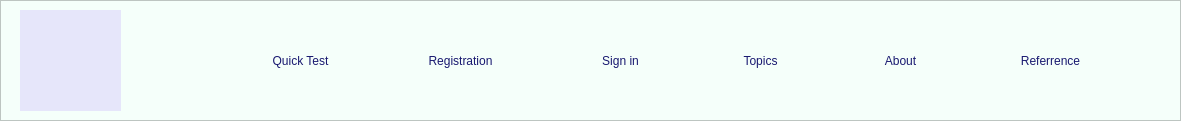
          <widget class="QFrame" name="frame_13">
           <property name="geometry">
            <rect>
             <x>0</x>
             <y>0</y>
             <width>1181</width>
             <height>121</height>
            </rect>
           </property>
           <property name="styleSheet">
            <string notr="true">background:				#F5FFFA;</string>
           </property>
           <property name="frameShape">
            <enum>QFrame::StyledPanel</enum>
           </property>
           <property name="frameShadow">
            <enum>QFrame::Raised</enum>
           </property>
           <widget class="QPushButton" name="Main_Button_Quick_Test">
            <property name="geometry">
             <rect>
              <x>240</x>
              <y>10</y>
              <width>121</width>
              <height>101</height>
             </rect>
            </property>
            <property name="styleSheet">
             <string notr="true">QPushButton
{

font: 18pt &quot;Candara&quot;;
color:      #191970;
border: none;
}

QPushButton:hover
{

border:none;
color:#2F4F4F;
border-top:5px solid rgb(70, 140, 104);
border-bottom:5px solid rgb(70, 140, 104);
}</string>
            </property>
            <property name="text">
             <string>Quick Test</string>
            </property>
           </widget>
           <widget class="QPushButton" name="Register_Button_main">
            <property name="geometry">
             <rect>
              <x>390</x>
              <y>10</y>
              <width>141</width>
              <height>101</height>
             </rect>
            </property>
            <property name="styleSheet">
             <string notr="true">QPushButton
{

font: 18pt &quot;Candara&quot;;
color:      #191970;
border: none;
}

QPushButton:hover
{

border:none;
color:#2F4F4F;
border-top:5px solid rgb(70, 140, 104);
border-bottom:5px solid rgb(70, 140, 104);
}</string>
            </property>
            <property name="text">
             <string>Registration</string>
            </property>
           </widget>
           <widget class="QPushButton" name="Main_Button_signin">
            <property name="geometry">
             <rect>
              <x>560</x>
              <y>10</y>
              <width>121</width>
              <height>101</height>
             </rect>
            </property>
            <property name="styleSheet">
             <string notr="true">QPushButton
{

font: 18pt &quot;Candara&quot;;
color:      #191970;
border: none;
}

QPushButton:hover
{

border:none;
color:#2F4F4F;
border-top:5px solid rgb(70, 140, 104);
border-bottom:5px solid rgb(70, 140, 104);
}</string>
            </property>
            <property name="text">
             <string>Sign in</string>
            </property>
           </widget>
           <widget class="QPushButton" name="Topic_main">
            <property name="geometry">
             <rect>
              <x>700</x>
              <y>10</y>
              <width>121</width>
              <height>101</height>
             </rect>
            </property>
            <property name="styleSheet">
             <string notr="true">QPushButton
{

font: 18pt &quot;Candara&quot;;
color:      #191970;
border: none;
}

QPushButton:hover
{

border:none;
color:#2F4F4F;
border-top:5px solid rgb(70, 140, 104);
border-bottom:5px solid rgb(70, 140, 104);
}</string>
            </property>
            <property name="text">
             <string>Topics</string>
            </property>
           </widget>
           <widget class="QPushButton" name="About_main">
            <property name="geometry">
             <rect>
              <x>840</x>
              <y>10</y>
              <width>121</width>
              <height>101</height>
             </rect>
            </property>
            <property name="styleSheet">
             <string notr="true">QPushButton
{

font: 18pt &quot;Candara&quot;;
color:      #191970;
border: none;
}

QPushButton:hover
{

border:none;
color:#2F4F4F;
border-top:5px solid rgb(70, 140, 104);
border-bottom:5px solid rgb(70, 140, 104);
}</string>
            </property>
            <property name="text">
             <string>About</string>
            </property>
           </widget>
           <widget class="QPushButton" name="refer_main">
            <property name="geometry">
             <rect>
              <x>990</x>
              <y>10</y>
              <width>121</width>
              <height>101</height>
             </rect>
            </property>
            <property name="styleSheet">
             <string notr="true">QPushButton
{

font: 18pt &quot;Candara&quot;;
color:      #191970;
border: none;
}

QPushButton:hover
{

border:none;
color:#2F4F4F;
border-top:5px solid rgb(70, 140, 104);
border-bottom:5px solid rgb(70, 140, 104);
}</string>
            </property>
            <property name="text">
             <string>Referrence</string>
            </property>
           </widget>
           <widget class="QPushButton" name="Home_main">
            <property name="geometry">
             <rect>
              <x>20</x>
              <y>10</y>
              <width>101</width>
              <height>101</height>
             </rect>
            </property>
            <property name="cursor">
             <cursorShape>PointingHandCursor</cursorShape>
            </property>
            <property name="styleSheet">
             <string notr="true">QPushButton
{
color:   #E6E6FA;
background: #E6E6FA;
border:none;
}

QPushButton:hover
{
color:   #ADD8E6;

background:    #ADD8E6;
}</string>
            </property>
            <property name="text">
             <string/>
            </property>
            <property name="icon">
             <iconset resource="resource.qrc">
              <normaloff>:/img/Untitled_design__1_-removebg-preview.png</normaloff>:/img/Untitled_design__1_-removebg-preview.png</iconset>
            </property>
            <property name="iconSize">
             <size>
              <width>100</width>
              <height>100</height>
             </size>
            </property>
           </widget>
          </widget>
